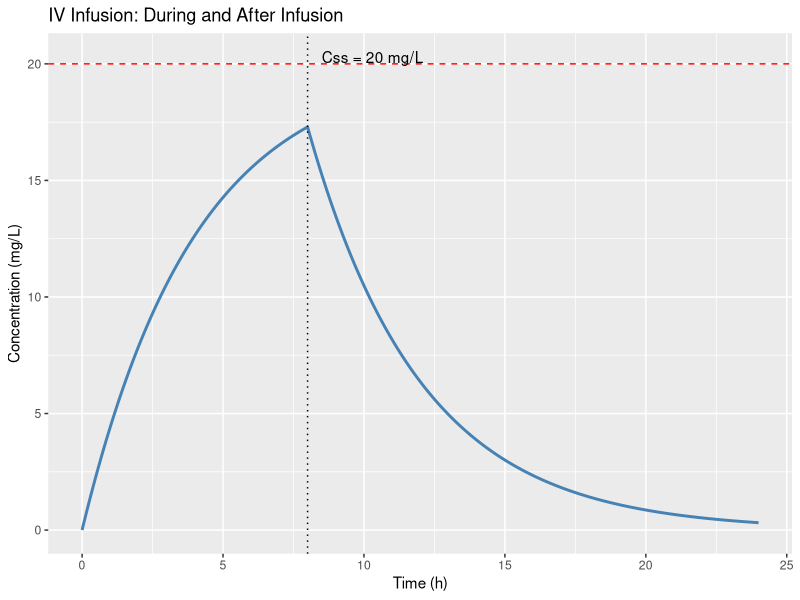
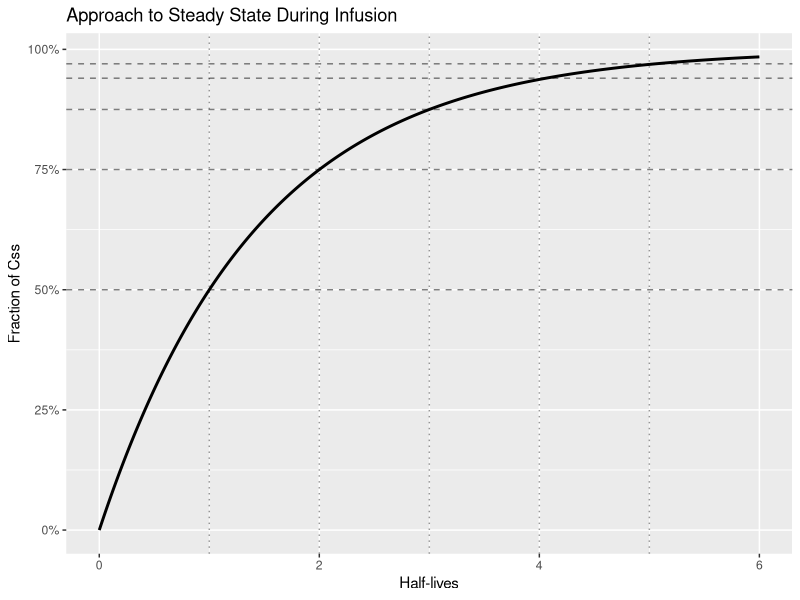
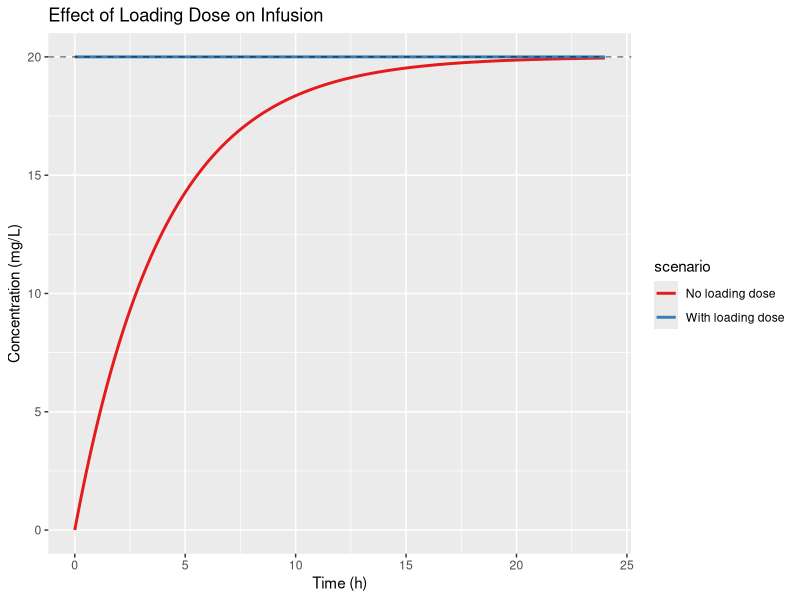

The R source for these figures, in order:
# Intravenous Infusion
# Extracted executable R code from 11-intravenous-infusion.qmd
# Generated by scripts/extract_code.R — do not edit by hand.
# Regenerate: Rscript scripts/extract_code.R   (book repo)
#             Rscript scripts/extract_code.R --standalone   (bundle)
# Working directory: run from the repository root (data/ paths are relative).

# ----------------------------------------------------------------------
# Section: R Implementation
# ----------------------------------------------------------------------
library(ggplot2)
library(dplyr)

set.seed(20260731)

# --- Parameters ---
R0   <- 100          # mg/h infusion rate
CL   <- 5            # L/h
V    <- 20           # L
k    <- CL / V       # h^-1
t12  <- 0.693 / k
Tinf <- 8            # h infusion duration
Css  <- R0 / CL

# --- Analytical function: infusion + post-infusion ---
conc_infusion <- function(t, R0, CL, V, Tinf) {
  k <- CL / V
  Css <- R0 / CL
  ifelse(
    t <= Tinf,
    Css * (1 - exp(-k * t)),
    Css * (1 - exp(-k * Tinf)) * exp(-k * (t - Tinf))
  )
}

time <- seq(0, 24, 0.05)
conc <- conc_infusion(time, R0, CL, V, Tinf)

df <- data.frame(time = time, conc = conc)

# --- Steady-state attainment curve ---
n_hl <- seq(0, 6, 0.01)
f_ss <- 1 - exp(-k * n_hl * t12)
df_ss <- data.frame(half_lives = n_hl, fraction = f_ss)

# ----------------------------------------------------------------------
# Section: Concentration-time profile
# ----------------------------------------------------------------------
ggplot(df, aes(time, conc)) +
  geom_line(linewidth = 1, color = "steelblue") +
  geom_hline(yintercept = Css, linetype = "dashed", color = "red") +
  geom_vline(xintercept = Tinf, linetype = "dotted") +
  annotate("text", x = Tinf + 0.5, y = Css + 0.3,
           label = paste("Css =", round(Css, 1), "mg/L"), hjust = 0) +
  labs(
    x = "Time (h)",
    y = "Concentration (mg/L)",
    title = "IV Infusion: During and After Infusion"
  )

# ----------------------------------------------------------------------
# Section: Fraction of steady state versus half-lives
# ----------------------------------------------------------------------
ggplot(df_ss, aes(half_lives, fraction)) +
  geom_line(linewidth = 1) +
  geom_hline(yintercept = c(0.5, 0.75, 0.875, 0.94, 0.97),
             linetype = "dashed", alpha = 0.5) +
  geom_vline(xintercept = 1:5, linetype = "dotted", alpha = 0.4) +
  scale_y_continuous(labels = scales::percent) +
  labs(
    x = "Half-lives",
    y = "Fraction of Css",
    title = "Approach to Steady State During Infusion"
  )

# ----------------------------------------------------------------------
# Section: Loading dose effect
# ----------------------------------------------------------------------
C_ld <- Css
time_ld <- seq(0, 24, 0.05)

conc_no_ld <- conc_infusion(time_ld, R0, CL, V, Tinf = 24)
# With LD: C(0) = LD/V = Css, then the maintenance infusion keeps Css
conc_with_ld <- rep(Css, length(time_ld))

df_ld <- data.frame(
  time = rep(time_ld, 2),
  conc = c(conc_no_ld, conc_with_ld),
  scenario = rep(c("No loading dose", "With loading dose"), each = length(time_ld))
)

ggplot(df_ld, aes(time, conc, color = scenario)) +
  geom_line(linewidth = 1) +
  geom_hline(yintercept = Css, linetype = "dashed", alpha = 0.5) +
  labs(x = "Time (h)", y = "Concentration (mg/L)",
       title = "Effect of Loading Dose on Infusion") +
  scale_color_brewer(palette = "Set1")

# ----------------------------------------------------------------------
# Section: Simulated data with estimation
# ----------------------------------------------------------------------
library(deSolve)

# ODE verification with deSolve
infusion_ode <- function(t, state, parms) {
  k <- parms["k"]
  R0 <- parms["R0"]
  Tinf <- parms["Tinf"]
  rate <- if (t <= Tinf) R0 else 0
  dA <- rate - k * state["A"]
  list(c(dA))
}

parms <- c(k = k, R0 = R0, Tinf = Tinf)
times_ode <- seq(0, 24, 0.1)
out <- ode(y = c(A = 0), times = times_ode, func = infusion_ode,
           parms = parms)
out_df <- data.frame(time = out[, "time"], conc_ode = out[, "A"] / V)

# Add proportional error
conc_obs <- conc_infusion(out_df$time, R0, CL, V, Tinf)
conc_obs <- conc_obs * exp(rnorm(length(conc_obs), 0, 0.05))
idx <- seq(1, length(conc_obs), by = 3)
obs_df <- data.frame(time = out_df$time[idx], conc = conc_obs[idx])

# Estimate Css from late infusion samples
Css_est <- mean(obs_df$conc[obs_df$time >= 6 & obs_df$time <= Tinf])
CL_est <- R0 / Css_est
cat("Estimated Css:", round(Css_est, 2), "mg/L\n")
cat("Estimated CL:", round(CL_est, 2), "L/h\n")
cat("True CL:", CL, "L/h\n")
